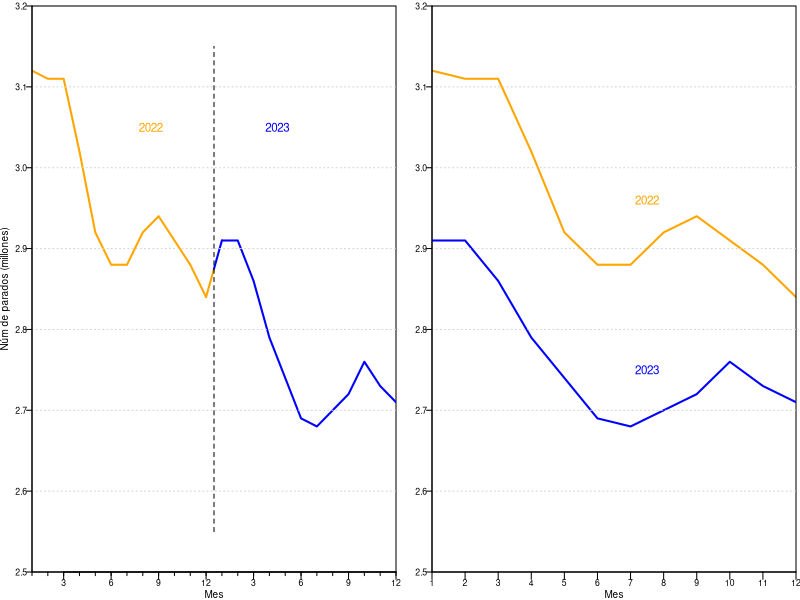

Here is the R script that generated this plot:

datos <- read.csv2("paro.csv")

png("paro.png", width=1350, height=650, res = 300)
par(mar=c(1.3, 1.5, 0.2, 0.1) + 0.1, mgp = c(0,0,0), mfrow=c(1,2))
t=0.6

y = cbind(datos$ParoMM[datos$Anio==2022], rep(NA,12))
plot(seq(1, 24, 1), y, type = "l", xlab="", ylab="", 
     ylim=c(2.5, 3.2), xpd = FALSE,  yaxt='n',  xaxt='n', xaxs="i", yaxs="i",
     lwd=2, col = "orange", 
)
lines(seq(13, 24, 1), datos$ParoMM[datos$Anio==2023], type = "l", lwd = 2, col = "blue")
lines(c(12, 12.5), c(2.84, 2.875), type = "l", lwd=2, col = "orange")
lines(c(12.5, 13), c(2.875, 2.91), type = "l", lwd=2, col = "blue")
grid(ny=7, nx=0)
# 
axis(1, at=seq(3, 24, 3), label = c(3, 6, 9, 12, 3, 6, 9, 12), tck=-0.02, cex.axis=t-0.08, padj = -0.3)
axis(1, at=seq(1, 24, 1), label = rep("", 24), tck=-0.01, cex.axis=t-0.08, padj = -0.3)
axis(2, at=seq(2.5, 3.2, 0.1), las=1, tck=-0.015, hadj = 1.4, cex.axis=t-0.08)

lines(c(12.5, 12.5), c(2.55, 3.15), lty = 2)

text(8.5, 3.05, "2022", col = "orange", cex = t+0.1)
text(16.5, 3.05, "2023", col = "blue", cex = t+0.1)

mtext("Núm de parados (millones)", side = 2, cex = t, line=1)
mtext("Mes", side = 1, cex = t, line=0.5)


plot(seq(1, 12, 1), datos$ParoMM[datos$Anio==2022], type = "l", xlab="", ylab="", 
     ylim=c(2.5, 3.2), xpd = FALSE,  yaxt='n',  xaxt='n', xaxs="i", yaxs="i",
     lwd=2, col = "orange"
)
lines(seq(1, 12, 1), datos$ParoMM[datos$Anio==2023], type = "l", col ="blue", lwd = 2)

grid(ny=7, nx=0)

axis(1, at=seq(1, 12, 1), tck=-0.02, cex.axis=t-0.08, padj = -0.3)
axis(2, at=seq(2.5, 3.2, 0.1), las=1, tck=-0.015, hadj = 1.4, cex.axis=t-0.08)

text(7.5, 2.96, "2022", col = "orange", cex = t+0.1)
text(7.5, 2.75, "2023", col = "blue", cex = t+0.1)

mtext("Mes", side = 1, cex = t, line=0.5)
dev.off()
